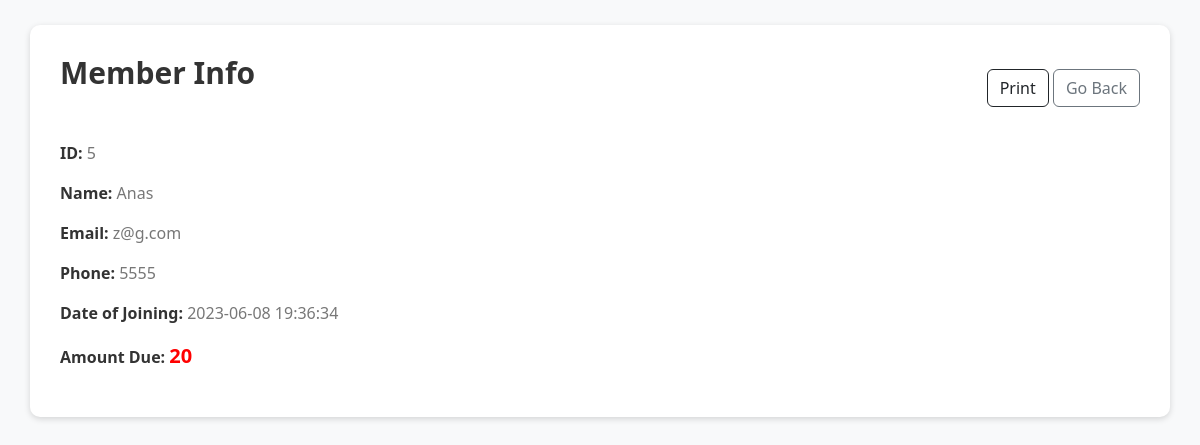
The page /member_info/5 (signed in) on the database as committed earlier.
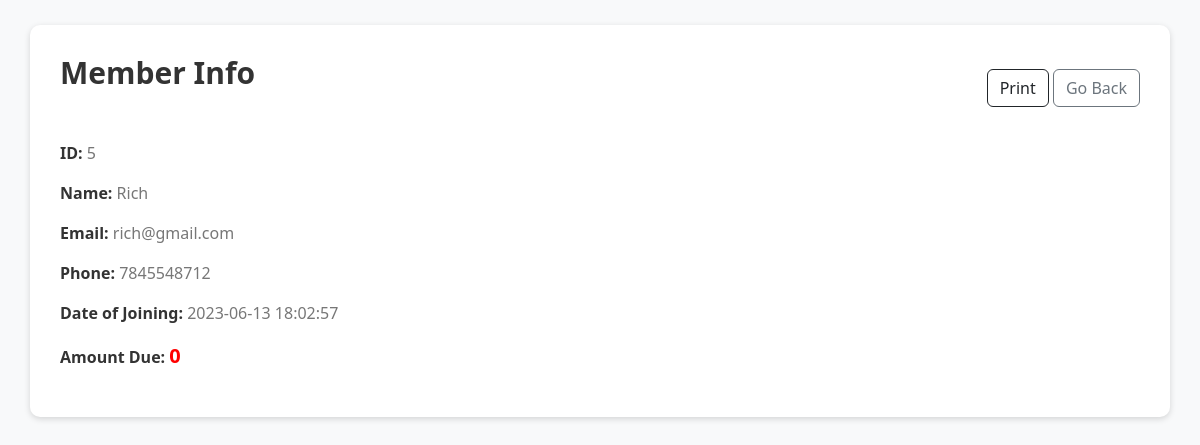
The same page on the database as committed later.
### tables this page shows
CREATE TABLE members (id INTEGER PRIMARY KEY, name TEXT NOT NULL, email TEXT NOT NULL, phone TEXT NOT NULL, doj DATETIME NOT NULL);

### app.py (the view)
@app.route("/member_info/<id>", methods=["GET"])
@login_required
def member_info(id):
    info = db.execute("SELECT * from members WHERE id = ?", id)[0]
    transactions = db.execute(
        "SELECT id from transactions WHERE member_id = ? AND status = 'Issued'", id
    )
    due = 0
    for i in transactions:
        due += calculate_due(i["id"])[0]
    return render_template("member_info.html", due=due, info=info)

### app.py (called while the page is built)
@app.after_request
def after_request(response):
    response.headers["Cache-Control"] = "no-cache, no-store, must-revalidate"
    response.headers["Expires"] = 0
    response.headers["Pragma"] = "no-cache"
    return response

def login_required(f):
    @wraps(f)
    def decorated_function(*args, **kwargs):
        if session.get("user_id") is None:
            return redirect("/login")
        return f(*args, **kwargs)
    return decorated_function

def calculate_due(transaction_id):
    transaction = db.execute("SELECT * FROM transactions WHERE id = ?", transaction_id)[
        0
    ]
    issue_date = datetime.strptime(transaction["issue_date"], "%Y-%m-%d %H:%M:%S")
    return_date = datetime.now()
    days_since_return = (return_date - issue_date).days
    due_amount = 20
    due_days = 0
    if days_since_return > 7:
        due_days = days_since_return - 7
    due_amount += due_days * 5
    return (due_amount, due_days)

### templates/member_info.html (shortened to what this page needs)
<!DOCTYPE html>
<html lang="en">
    <head>
        <link rel="stylesheet" href="https://cdn.jsdelivr.net/npm/bootstrap@5.3.0/dist/css/bootstrap.min.css">
    </head>
    <body>
        <div class="container">
            <div class="header">
                <h1>Member Info</h1>
                <div class="right-buttons">
                    <button type="button" class="btn btn-outline-dark" onclick="window.print()">Print</button>
                    <a href="/members" class="btn btn-outline-secondary">Go Back</a>
                </div>
            </div>
            <div>
                <p>
                    <strong>ID:</strong>
                    <span>{{info.id}}</span>
                </p>
                <p>
                    <strong>Name:</strong>
                    <span>{{info.name}}</span>
                </p>
                <p>
                    <strong>Email:</strong>
                    <span>{{info.email}}</span>
                </p>
                <p>
                    <strong>Phone:</strong>
                    <span>{{info.phone}}</span>
                </p>
                <p>
                    <strong>Date of Joining:</strong>
                    <span>{{info.doj}}</span>
                </p>
                <p>
                    <strong>Amount Due:</strong>
                    <span class="amount">{{due}}</span>
                </p>
            </div>
        </div>
    </body>
</html>

Rows that differ between the two databases and show on the page:
changed members id 5: name "Anas" → "Rich"; email "z@g.com" → "rich@gmail.com"; phone "5555" → "7845548712"; doj "2023-06-08 19:36:34" → "2023-06-13 18:02:57"
Other text that changed with them:
{{ due }}: "20" → "0"
